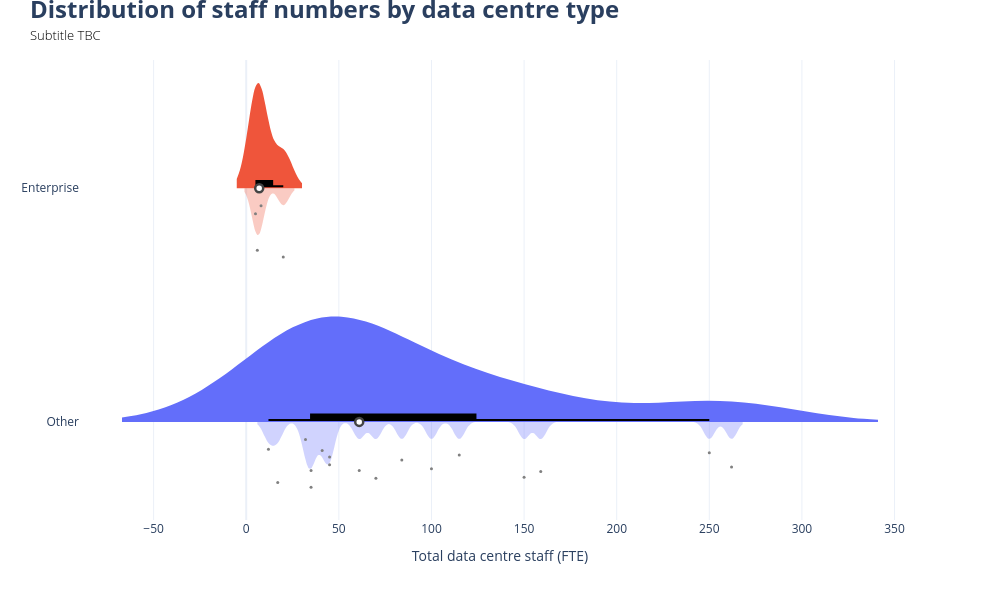

This figure's notebook cell:
### Code cell
# -------------------------------------
# Explicit categories (boolean)
# -------------------------------------
categories = [False, True]

palette = px.colors.qualitative.Plotly
color_map = {
    False: palette[0],
    True: palette[1],
}

# Helper function to convert hex or rgb to rgba with desired alpha
def make_transparent(color, alpha=0.2):
    if color.startswith("rgb"):
        return color.replace(")", f", {alpha})").replace("rgb", "rgba")
    elif color.startswith("#"):
        r, g, b = tuple(int(color[i:i+2], 16) for i in (1, 3, 5))
        return f"rgba({r},{g},{b},{alpha})"
    return color

# -------------------------------------
# Build figure
# -------------------------------------
fig = go.Figure()

for cat in categories:
    subset = data_ldn_date[data_ldn_date['enterprise'] == cat]

    # Left half-violin (transparent)
    fig.add_trace(go.Violin(
        y=[cat] * len(subset),                     # ← critical
        x=subset['b8_total_staff_fte'],
        orientation='h',
        side='negative',
        points=False,
        bandwidth=3,
        width=0.4,
        line=dict(width=0),
        fillcolor=make_transparent(color_map[cat], alpha=0.3),
        showlegend=False,
    ))

    # Right half-violin (solid + points + box)
    fig.add_trace(go.Violin(
        y=[cat] * len(subset),                     # ← critical
        x=subset['b8_total_staff_fte'],
        orientation='h',
        side='positive',
        width=0.9,
        line=dict(width=0),
        points="all",
        jitter=0.3,
        pointpos=-0.4,
        marker=dict(color='grey', size=3),
        box_visible=True,
        box_fillcolor='black',
        box_line=dict(color='black', width=2),
        box_width=0.1,
        fillcolor=color_map[cat],
        showlegend=False,
    ))

# -------------------------------------
# Median arrows
# -------------------------------------
medians = (
    data_ldn_date
    .groupby('enterprise')['b8_total_staff_fte']
    .median()
    .reset_index()
)

fig.add_scatter(
    x=medians['b8_total_staff_fte'],
    y=medians['enterprise'],
    mode='markers',
    marker=dict(
        symbol='circle',   # horizontal line
        color='white',
        size=8,
        line=dict(width=2.5),
    ),
    showlegend=False,
)

# -------------------------------------
# Layout
# -------------------------------------
fig.update_layout(
    violinmode='overlay',
    width=1000,
    height=600,
    xaxis=dict(
        title="Total data centre staff (FTE)",
        # range=[0, None],       
    ),
    yaxis=dict(
        title=None,
        tickvals=[False, True],  
        ticktext=["Other", "Enterprise"],  # labels shown
        categoryorder="array",
        categoryarray=[False, True],  # explicit order
        showgrid=False,
    ),
    template='plotly_white',

    title=dict(
        text=(
            "<span style='font-size:24px; font-weight:700;'>"
            "Distribution of staff numbers by data centre type"
            "</span><br>"
            "<span style='font-size:13px; font-weight:300; color:black;'>"
            "Subtitle TBC"
            "</span>"
        ),
        x=0.03,
        xanchor="left",
        y=0.97,
        yanchor="top",
    ),
    margin=dict(t=60),
)

fig.show()

### Figure 1 — Plotly figure (JSON) as saved in the notebook; plotly's stock layout.template omitted (floating-point values rounded to 4 significant figures)
{"data": [{"bandwidth": 3, "fillcolor": "rgba(99,110,250,0.3)", "line": {"width": 0}, "orientation": "h", "points": false, "showlegend": false, "side": "negative", "type": "violin", "width": 0.4, "x": [NaN, NaN, 100.0, 262.0, 35.0, NaN, NaN, 159.0, 45.0, NaN, NaN, NaN, NaN, NaN, NaN, 84.0, NaN, NaN, NaN, NaN, 45.0, 115.0, 70.0, NaN, 250.0, 41.0, 12.0, NaN, 61.0, NaN, 17.0, 35.0, NaN, 32.0, NaN, 150.0], "y": [false, false, false, false, false, false, false, false, false, false, false, false, false, false, false, false, false, false, false, false, false, false, false, false, false, false, false, false, false, false, false, false, false, false, false, false]}, {"box": {"fillcolor": "black", "line": {"color": "black", "width": 2}, "visible": true, "width": 0.1}, "fillcolor": "#636EFA", "jitter": 0.3, "line": {"width": 0}, "marker": {"color": "grey", "size": 3}, "orientation": "h", "pointpos": -0.4, "points": "all", "showlegend": false, "side": "positive", "type": "violin", "width": 0.9, "x": [NaN, NaN, 100.0, 262.0, 35.0, NaN, NaN, 159.0, 45.0, NaN, NaN, NaN, NaN, NaN, NaN, 84.0, NaN, NaN, NaN, NaN, 45.0, 115.0, 70.0, NaN, 250.0, 41.0, 12.0, NaN, 61.0, NaN, 17.0, 35.0, NaN, 32.0, NaN, 150.0], "y": [false, false, false, false, false, false, false, false, false, false, false, false, false, false, false, false, false, false, false, false, false, false, false, false, false, false, false, false, false, false, false, false, false, false, false, false]}, {"bandwidth": 3, "fillcolor": "rgba(239,85,59,0.3)", "line": {"width": 0}, "orientation": "h", "points": false, "showlegend": false, "side": "negative", "type": "violin", "width": 0.4, "x": [NaN, 6.0, NaN, 8.0, NaN, 5.0, 20.0], "y": [true, true, true, true, true, true, true]}, {"box": {"fillcolor": "black", "line": {"color": "black", "width": 2}, "visible": true, "width": 0.1}, "fillcolor": "#EF553B", "jitter": 0.3, "line": {"width": 0}, "marker": {"color": "grey", "size": 3}, "orientation": "h", "pointpos": -0.4, "points": "all", "showlegend": false, "side": "positive", "type": "violin", "width": 0.9, "x": [NaN, 6.0, NaN, 8.0, NaN, 5.0, 20.0], "y": [true, true, true, true, true, true, true]}, {"marker": {"color": "white", "line": {"width": 2.5}, "size": 8, "symbol": "circle"}, "mode": "markers", "showlegend": false, "type": "scatter", "x": [61.0, 7.0], "y": [false, true]}], "layout": {"height": 600, "margin": {"t": 60}, "title": {"text": "<span style='font-size:24px; font-weight:700;'>Distribution of staff numbers by data centre type</span><br><span style='font-size:13px; font-weight:300; color:black;'>Subtitle TBC</span>", "x": 0.03, "xanchor": "left", "y": 0.97, "yanchor": "top"}, "violinmode": "overlay", "width": 1000, "xaxis": {"title": {"text": "Total data centre staff (FTE)"}}, "yaxis": {"categoryarray": [false, true], "categoryorder": "array", "showgrid": false, "ticktext": ["Other", "Enterprise"], "tickvals": [false, true], "title": {}}}}
